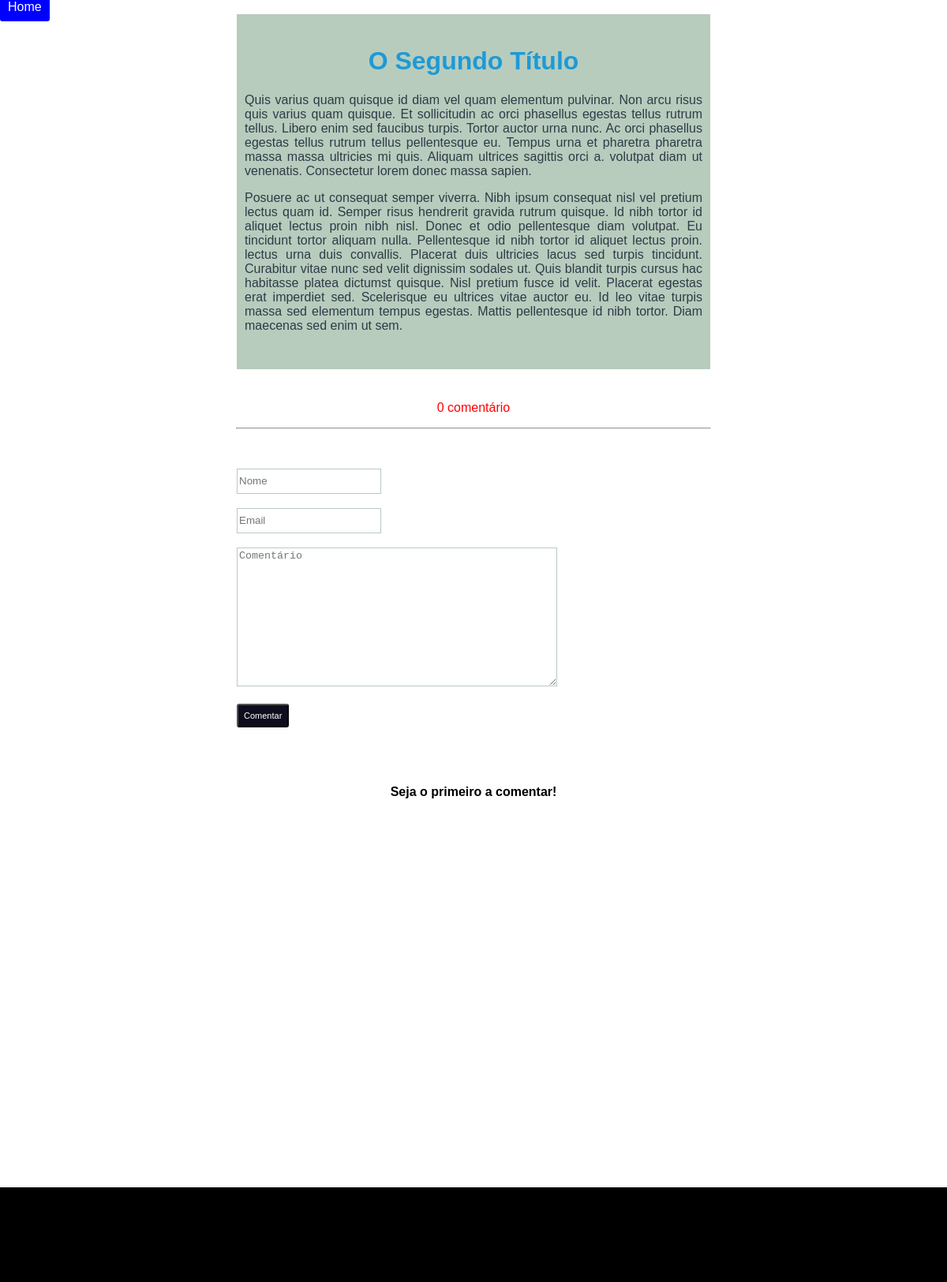
/post.php?id=2, run on the app's committed database.
### tables this page shows
CREATE TABLE IF NOT EXISTS `artigos` (
	`id` INT(11) NOT NULL AUTO_INCREMENT,
	`title` VARCHAR(120) NOT NULL COLLATE 'latin1_swedish_ci',
	`text_post` TEXT(65535) NOT NULL COLLATE 'latin1_swedish_ci',
	PRIMARY KEY (`id`) USING BTREE
)
COLLATE='latin1_swedish_ci';

### model.php (called while the page is built, shortened)
<?php
include 'connect.php';
	function select_post_for_id($id) {
		global $pdo;
		$sql = "SELECT * FROM artigos WHERE id = :id";
		$sql = $pdo->prepare($sql);
		$sql->bindValue(':id', $id);
		$sql->execute();
		if($sql->rowCount() > 0) {
			return $sql->fetch(\PDO::FETCH_ASSOC);
		} else {
			return false;
		}
	}
	function count_comments($id_post) {
		global $pdo;
		$sql = "SELECT count(id) as qt FROM comments WHERE id_post = :id_post";
		$sql = $pdo->prepare($sql);
		$sql->bindValue(":id_post", $id_post);
		$sql->execute();
		if($sql->rowCount() > 0) {
			$quant = $sql->fetch();
			return $quant['qt'];
		} else {
			return false;
		}
	}
?>

### post.php (the view, shortened to what this page needs)
<?php
include 'views/header.php';
include 'model.php';
if(!empty($_GET['id'])) {
	$post = select_post_for_id($_GET['id']);
	$comment = select_comment_for_id($_GET['id']);
}
?>
<a class="button" href="index.php">Home</a>
<center>
		<?php if(!empty($post)) : ?>
			<div class="container">
				<h1><a href="post.php?id=<?php echo $post['id']; ?>"><?php echo $post['title']; ?></a></h1>
				<p><?php echo $post['text_post']; ?></p>
			</div>
		<?php else: ?>
			<p>Conteúdo não encontrado!!</p>
		<?php endif; ?>
	<p>
		<?php if(count_comments($_GET['id'])) :
		$qt = count_comments($_GET['id']);
		if($qt == 1) : ?>
			<p class="color_comment"><a href="comments.php?id=<?php echo $_GET['id']; ?>" ><?php echo $qt." comentário"; ?></a></p>
		<?php else: ?>
			<p class='color_comment'><a href="comments.php?id=<?php echo $_GET['id']; ?>" ><?php echo $qt." comentários"; ?></a></p>
		<?php endif; ?>
		<?php else: ?>
			<p class='color_comment'>0 comentário</p>
		<?php endif; ?>
	</p>
<hr/>
	<div class="form_comment">
		<form method="POST" name="formC" id="form" class="comentario">
			<input type="text" name="nome" id="nome" placeholder="Nome" required="required"><br/><br/>
			<input type="email" name="email" placeholder="Email" required="required" id="email"><br/><br/>
			<textarea name="comentario" placeholder="Comentário" id="comentario" required="required"></textarea><br/><br/>
			<button class="button_comment" id="button" >Comentar</button><br/><br/>
		</form>
	</div>
<div class="area_comments">
	<?php if(!empty($comment)):  ?>
		<?php foreach($comment[NULL] as $id_comentario => $value): ?>
		<div class="comments">
				<div class="box_comments">
					<ul>
						<li class="name_comment"><strong><?php echo $value['name'];  ?></strong></li>
						<li class="date_time"><?php echo formatoDataHora($value['date_time']);  ?></li>
						<li class="comment"><?php echo utf8_decode($value['comment']);  ?></li>
					</ul>
				</div>
				<div class="open_comment">
					<button type="button" class="button_resp">Responder</button>
				</div>
			<div class="comment_hidden" >
				<h4 class="h4_comentario">Sua resposta:</h4>
				<form method="POST" class="form_resposta" name="form_resp" action="responder.php" >
					<input type="hidden" name="id_comentario" value="<?php echo $value['id'];  ?></">
					<input type="hidden" name="id_post" value="<?php echo $_GET['id']; ?>">
					<textarea class="caixa_comentarios" name="comentario" required="required" id="comentario_resposta" class="comentario_resposta"></textarea><br/><br/>
					<input type="text" name="nome" required="required" placeholder="Nome" class="button_comment_resp" id="nome_resposta"><br/><br/>
					<input type="email" name="email" required="required" id="email_reposta" class="button_comment_resp" placeholder="Email" class="button_comment_resp2"><br/><br/>
					<button class="button_resp_2" name="submit">Responder</button>
				</form>
			</div><br/>
		</div>
		<?php if(isset($comment[$id_comentario])): ?>
		<?php foreach($comment[$id_comentario] as $id => $values): ?>
		<div class="answer">
			<div class="box_comments">
				<ul>
					<li class="name_comment"><strong><?php echo $values['name'];  ?></strong></li>
					<li class="date_time"><?php echo formatoDataHora($values['date_time']);  ?></li>
					<li class="comment"><?php echo utf8_decode($values['comment']);  ?></li>
				</ul>
			</div>
			<div class="open_comment">
				<button type="button" class="button_resp_2">Responder</button>
			</div>
			<div class="comment_hidden" >
				<h4 class="h4_comentario">Sua resposta:</h4>
				<form method="POST" class="form_resposta" name="form_resp" action="responder.php" >
					<input type="hidden" name="id_comentario" value="<?php echo $id_comentario;  ?></">
					<input type="hidden" name="id_post" value="<?php echo $_GET['id']; ?>">
					<textarea class="caixa_comentarios" name="comentario" required="required" id="comentario_resposta" class="comentario_resposta"></textarea><br/><br/>
					<input type="text" name="nome" placeholder="Nome" required="required" class="button_comment_resp" id="nome_resposta"><br/><br/>
					<input type="email" name="email" required="required" id="email_reposta" class="button_comment_resp" placeholder="Email" class="button_comment_resp2"><br/><br/>
					<button class="button_resp_2"  name="submit">Responder</button>
				</form>
			</div><br/>
		</div>
		<?php endforeach; ?>
		<?php endif; ?>
	<?php endforeach; ?>
	<?php else: ?>
			<p><strong>Seja o primeiro a comentar!</strong></p>
	<?php endif; ?>
</div>
</center>
<?php include 'views/footer.php'; ?>

### css/style.css (style rules this page uses)
body { padding:0px; margin:0px; font-family: 'arial'; }
input { height: 28px; border: 1px solid #b7ccbd; }
textarea { width: 400px; height: 170px; border-color: #b7ccbd; }
h1 { text-align: center; }
a { color:#1d9ad6; text-decoration: none; }
.button { padding: 10px; background-color: blue; color: #fff; border-radius: 3px; }
.container { width: 580px; padding-left: 10px; padding-right: 10px; padding-top: 20px; padding-bottom: 30px; text-align: justify; margin-bottom: 40px; color:#303a46; background-color: #b7ccbd; }
.form_comment { width: 600px; text-align: justify; margin-bottom: 50px; }
hr { width: 600px; margin-bottom: 50px; }
.area_comments { min-height: 400px; margin-bottom: 110px; }
.color_comment { color: red; }
.button_resp, .button_comment, .button_resp_2 { padding: 07px; font-size: 11px; background-color: #0d0d1d; color: #fff; border-radius: 3px; margin-bottom: 05px; }

### data on the page
artigos: title "O Segundo Título", text_post "Quis varius quam quisque id diam vel quam elementum pulvinar. Non arcu risus quis varius quam quisque. Et sollicitudin ac orci phasellus egestas tellus rutrum tellus. Libero enim sed faucibus turpis. Tortor auctor urna nunc. Ac orci phasellus egestas tellus rutrum tellus pellentesque eu. Tempus urna et pharetra pharetra massa massa ultricies mi quis. Aliquam ultrices sagittis orci a. volutpat diam ut venenatis. Consectetur lorem donec massa sapien. Posuere ac ut consequat semper viverra. Nibh ipsum consequat nisl vel pretium lectus quam id. Semper risus hendrerit gravida rutrum quisque. Id nibh tortor id aliquet lectus proin nibh nisl. Donec et odio pellentesque diam volutpat. Eu tincidunt…"
